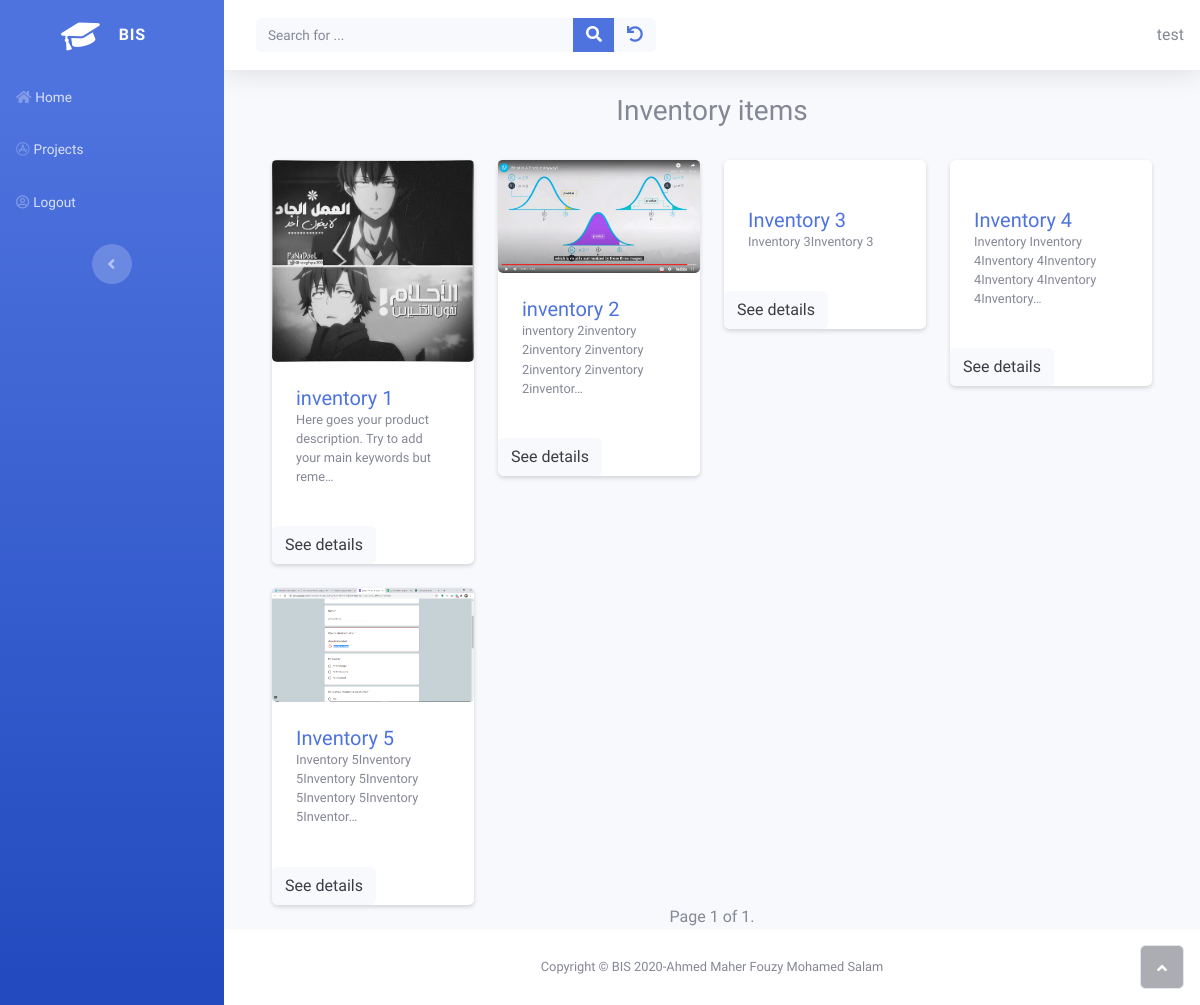
The page /inventory/list_inventory (signed in) on the database as committed earlier.
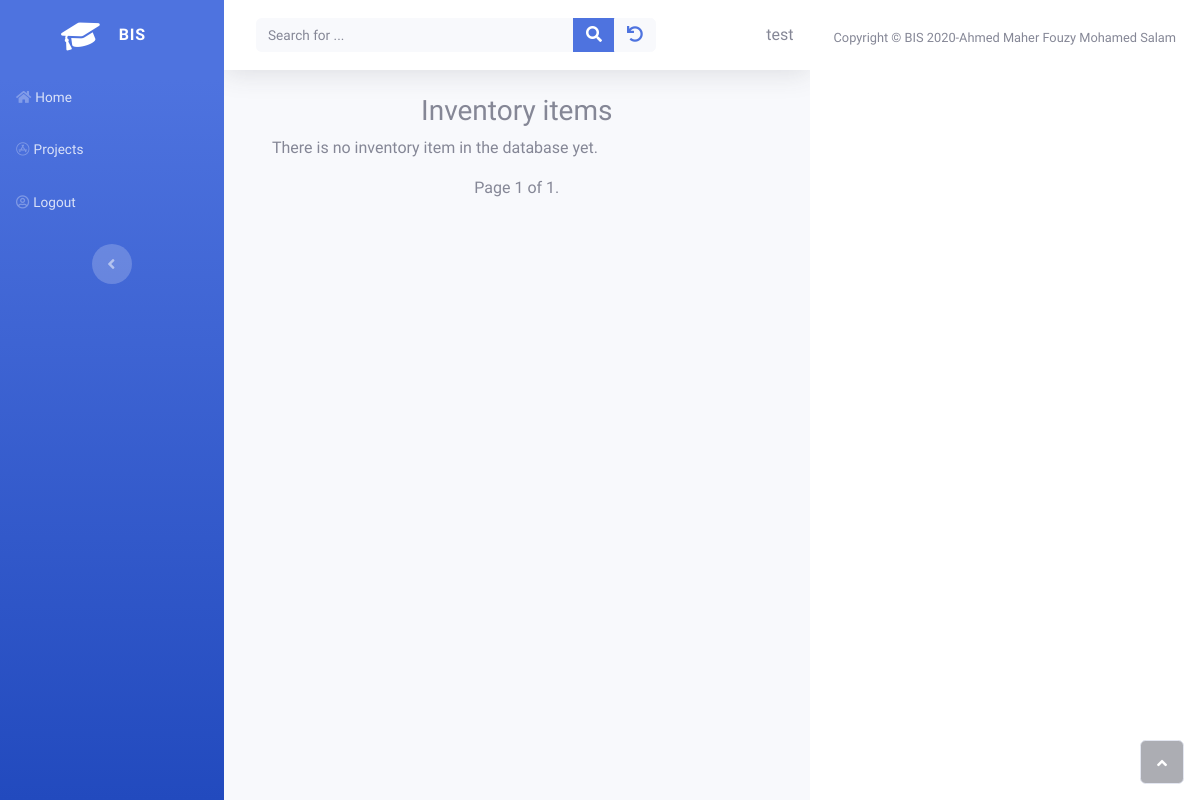
The same page on the database as committed later.
### inventory/models.py (models this page shows, shortened)
class Inventory(models.Model):
    owner = models.ForeignKey(get_user_model(), on_delete=models.CASCADE)
    item_name = models.CharField(max_length=250)
    description = models.TextField(
        null= True,
        blank= True
    )
    general_ledeger_account = models.ForeignKey('sole_proprietorship.Accounts',on_delete=models.CASCADE)

class InventoryImag(models.Model):
    class Meta:
        verbose_name = 'Inventory Image'
        verbose_name_plural = 'Inventory Images'
    inventory  = models.ForeignKey(Inventory , on_delete=models.CASCADE , related_name="imgs" )
    img = models.ImageField(upload_to=inventory_imag_directory_path,
                                null=True,
                                blank=True,
                                editable=True,
                                help_text="Inventory image")

### inventory/views.py (the view)
# urls.py: path('list_inventory' , views.ListInventoryView.as_view() , name="list_inventory") ,
class ListInventoryView(OwnerListView):
    model = Inventory
    template_name = "inventory/inventory_list.html"
    paginate_by = 20
    def get_queryset(self):
        qs = super().get_queryset()
        return qs.select_related().all()

### home/owner.py (called while the page is built)
    def get_queryset(self):
        qs = super(OwnerListView, self).get_queryset()
        return qs.filter(owner=self.request.user)

### inventory/templates/inventory/inventory_list.html
{% extends 'home/base.html' %}
{% block content %}
    <div class="container">
    <h3 class="" align="center">Inventory items</h3>
    {% if inventory_list %}
        <div class="row">
        {% for inventory in inventory_list %}
            {% if forloop.counter0|divisibleby:"4" %}
                </div><br><div class="row">
            {% endif %}
            <div class="col-lg-3 col-md-6 mb-4 mb-lg-0">
            <div class="card shadow-sm border-0 rounded">
                <div class="card-body p-0">
                    {% if inventory.imgs.all.0.img.url %}
                        <img src="{{inventory.imgs.all.0.img.url}}" alt="" class="w-100 card-img-top">
                    {% else %}
                        <img src="https://www.allianceplast.com/wp-content/uploads/2017/11/no-image.png" alt="" class="w-100 card-img-top">
                    {% endif %}
                    <div class="p-4">
                        <h5 class="mb-0"> <a href="{% url "inventory:detail_inventory" inventory.id %}">{{ inventory.item_name }}</a></h5>
                        <p class="small text-muted">{{ inventory.description|truncatechars:75 }}</p>
                    </div>
                  <div><a class="btn btn-light" href="{% url "inventory:detail_inventory" inventory.id %}" target="blank">See details</a></div>
                </div>
            </div>
        </div>
        {% endfor %}
    {% else %}
        <p>There is no inventory item in the database yet.</p>
    {% endif %}
        </div>
</div>
{% include 'home/pagination.html' %}
{% endblock %}

### home/templates/home/base.html (shortened to what this page needs)
{% load static%}
<!DOCTYPE html>
<html>
<head>
    <link rel="stylesheet" href="{% static 'home/bootstrap/css/bootstrap.min.css' %}">
    <link rel="stylesheet" href="{% static 'home/css/styles.min.css' %}">
    <link rel="stylesheet" href="https://use.fontawesome.com/releases/v5.12.0/css/all.css">
</head>
<body id="page-top">
    <div id="wrapper">
        <nav class="navbar navbar-dark align-items-start sidebar sidebar-dark accordion bg-gradient-primary p-0">
            <div class="container-fluid d-flex flex-column p-0">
                <a class="navbar-brand d-flex justify-content-center align-items-center sidebar-brand m-0" href="#">
                    <div class="sidebar-brand-icon rotate-n-15"><i class="fas fa-graduation-cap"></i></div>
                    <div class="sidebar-brand-text mx-3"><span>BIS</span></div>
                </a>
                <ul class="nav navbar-nav text-light" id="accordionSidebar">
                    <li class="nav-item" role="presentation"><a class="nav-link" href="{% url 'home:home' %}"><i class="fas fa-home"></i><span>Home</span></a><a class="nav-link" href="{% url 'projects:home' %}"><i class="fab fa-app-store"></i><span>Projects</span></a></li>
                    {% if user.is_authenticated %}
                    <li class="nav-item" role="presentation"><a class="nav-link" href="{% url 'home:logout' %}?next={{ request.path }}"><i class="far fa-user-circle"></i><span>Logout</span></a></li>
                    {% endif %}
                </ul>
                <div class="text-center d-none d-md-inline"><button class="btn rounded-circle border-0" id="sidebarToggle" type="button"></button></div>
            </div>
        </nav>
        <div class="d-flex flex-column" id="content-wrapper">
            <div id="content">
                <nav class="navbar navbar-light navbar-expand bg-white shadow mb-4 topbar static-top">
                    <div class="container-fluid"><button class="btn btn-link d-md-none rounded-circle mr-3" id="sidebarToggleTop" type="button"></button>
                        <div class="form-inline d-none d-sm-inline-block mr-auto ml-md-3 my-2 my-md-0 mw-100 navbar-search">
                            <div class="input-group"><input id="search" class="bg-light form-control border-0 small" type="text" placeholder="Search for ..." name="search"   {% if search %} value="{{ search }}" {% endif %}>
                                <div class="input-group-append"><button id= "search-btn" class="btn btn-primary py-0" ><i class="fas fa-search"></i></button></div>
                                <div class="input-group-append"><button class="btn btn-light py-0" type="button"><a href="{% url 'projects:home' %}"><i class="fa fa-undo"></i></a></button></div>
                            </div>
                        </div>
                        <div>
                            {{ user.username }}
                        </div>
                    </div>
                </nav>
                <div class="container">
                    <div id="ajax">
                    {% block content %}{% endblock%}
                    </div>
                </div>
            </div>
            <footer class="bg-white sticky-footer">
                <div class="container my-auto">
                    <div class="text-center my-auto copyright"><span>Copyright © BIS 2020-Ahmed Maher Fouzy Mohamed Salam</span></div>
                </div>
            </footer>
        </div><a class="border rounded d-inline scroll-to-top" href="#page-top"><i class="fas fa-angle-up"></i></a></div>
</body>
</html>

### home/templates/home/pagination.html (shortened to what this page needs)
<div class="row justify-content-center">
    <div class="pagination">
            <span class="step-links">
                <span class="current">
                    Page {{ page_obj.number }} of {{ page_obj.paginator.num_pages }}.
                </span>
            </span>
    </div>
</div>

Rows that differ between the two databases and show on the page:
removed Inventory: imgs.all.0.img (picture), item_name "inventory 1", description "Here goes your product description. Try to add your main keywords but reme…"
removed Inventory: imgs.all.0.img (picture), item_name "inventory 2", description "inventory 2inventory 2inventory 2inventory 2inventory 2inventory 2inventor…"
removed Inventory: item_name "Inventory 3", description "Inventory 3Inventory 3"
removed Inventory: item_name "Inventory 4", description "Inventory Inventory 4Inventory 4Inventory 4Inventory 4Inventory 4Inventory…"
removed Inventory: imgs.all.0.img (picture), item_name "Inventory 5", description "Inventory 5Inventory 5Inventory 5Inventory 5Inventory 5Inventory 5Inventor…"
Other text that changed with them:
text now shown: "There is no inventory item in the database yet."
